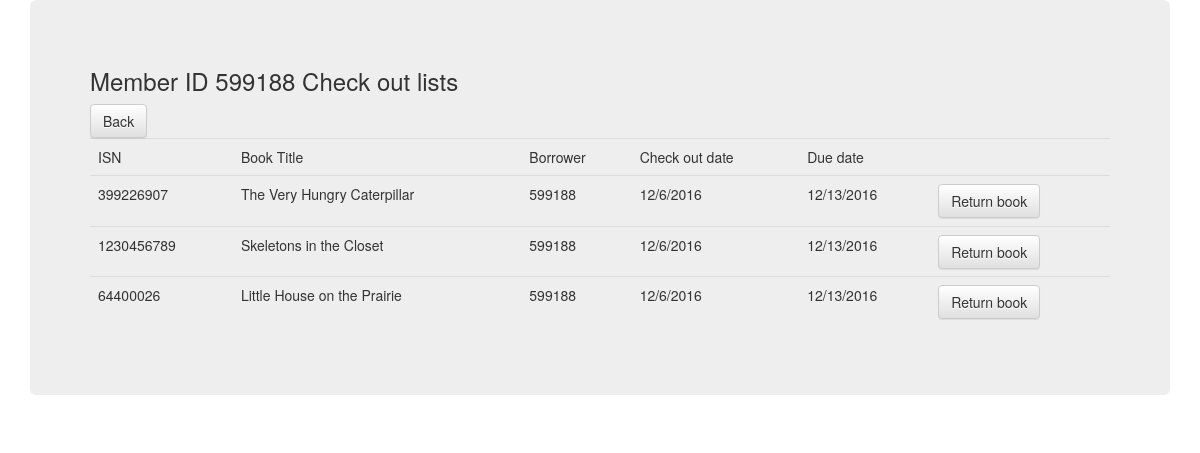
/mingyuanDB/searchcheckout.php?member_id=599188, run on the app's committed database.
### tables this page shows
CREATE TABLE `check_outs` (
  `serial_number` int(11) NOT NULL,
  `member_id` int(11) NOT NULL,
  `check_out_date` varchar(40) NOT NULL,
  `due_date` varchar(40) NOT NULL
);

CREATE TABLE `book` (
  `book_id` int(11) NOT NULL,
  `Author_id` int(11) NOT NULL,
  `publisher_id` int(11) NOT NULL,
  `subject_id` int(100) NOT NULL,
  `title` varchar(100) NOT NULL,
  `year` int(11) NOT NULL
);

### mingyuanDB/searchcheckout.php (the view, shortened to what this page needs)
<!DOCTYPE html PUBLIC "-//W3C//DTD XHTML 1.0 Transitional//EN" "http://www.w3.org/TR/xhtml1/DTD/xhtml1-transitional.dtd">
<html xmlns="http://www.w3.org/1999/xhtml">
<head>
    <link rel="stylesheet" href="https://maxcdn.bootstrapcdn.com/bootstrap/3.3.6/css/bootstrap.min.css" />
    <link rel="stylesheet" href="https://maxcdn.bootstrapcdn.com/bootstrap/3.3.6/css/bootstrap-theme.min.css" />
</head>
<div class="container">
    <div class="jumbotron">
        <?php
require 'database/connect.php';
$member_id = $_REQUEST['member_id'];
$sql = "select * from check_outs,copy,book where book.book_id = copy.book_id and copy.serial_number = check_outs.serial_number and member_id = '$member_id'";
$result = mysqli_query($conn,$sql);
echo "<h3>Member ID ".$member_id." Check out lists</h3>";
echo "<a href='employeeIndex.php'><button class='btn btn-default'>Back</button></a>";
if (mysqli_num_rows($result) == 0){
    echo "<p>No checkouts</p>";
    mysqli_free_result($result);
    mysqli_close($conn);
}
else{
    echo "<table class='table'>";
    echo        "<tr><td>ISN</td><td>Book Title</td><td>Borrower</td><td>Check out date</td><td>Due date</td><td></td></tr>";
    while($row = $result->fetch_assoc()) {
		echo "<form action='returnbook.php' method='post'><input type='text' name='serial_number' style='display:none;' value=".$row["serial_number"]." />";
        echo "<tr><td>" .
        $row["book_id"]. " </td><td> " .
        $row["title"]. "</td><td>".
        $row["member_id"]. "</td><td>".
        $row["check_out_date"]. "</td><td>" .
        $row["due_date"].  "</td><td>".
        "<button type='submit' class='btn btn-default'>Return book</button>"."</td><tr>";
		echo "</form>";
    }
    echo  "</table>";
}
        ?>
    </div>
</div>
</html>

### data on the page
check_outs: book.book_id "399226907", book.title "The Very Hungry Caterpillar", member "599188", check_out_date "12/6/2016", due_date "12/13/2016"
check_outs: book.book_id "1230456789", book.title "Skeletons in the Closet", member "599188", check_out_date "12/6/2016", due_date "12/13/2016"
check_outs: book.book_id "64400026", book.title "Little House on the Prairie", member "599188", check_out_date "12/6/2016", due_date "12/13/2016"

### other printed values
$member_id "599188"
